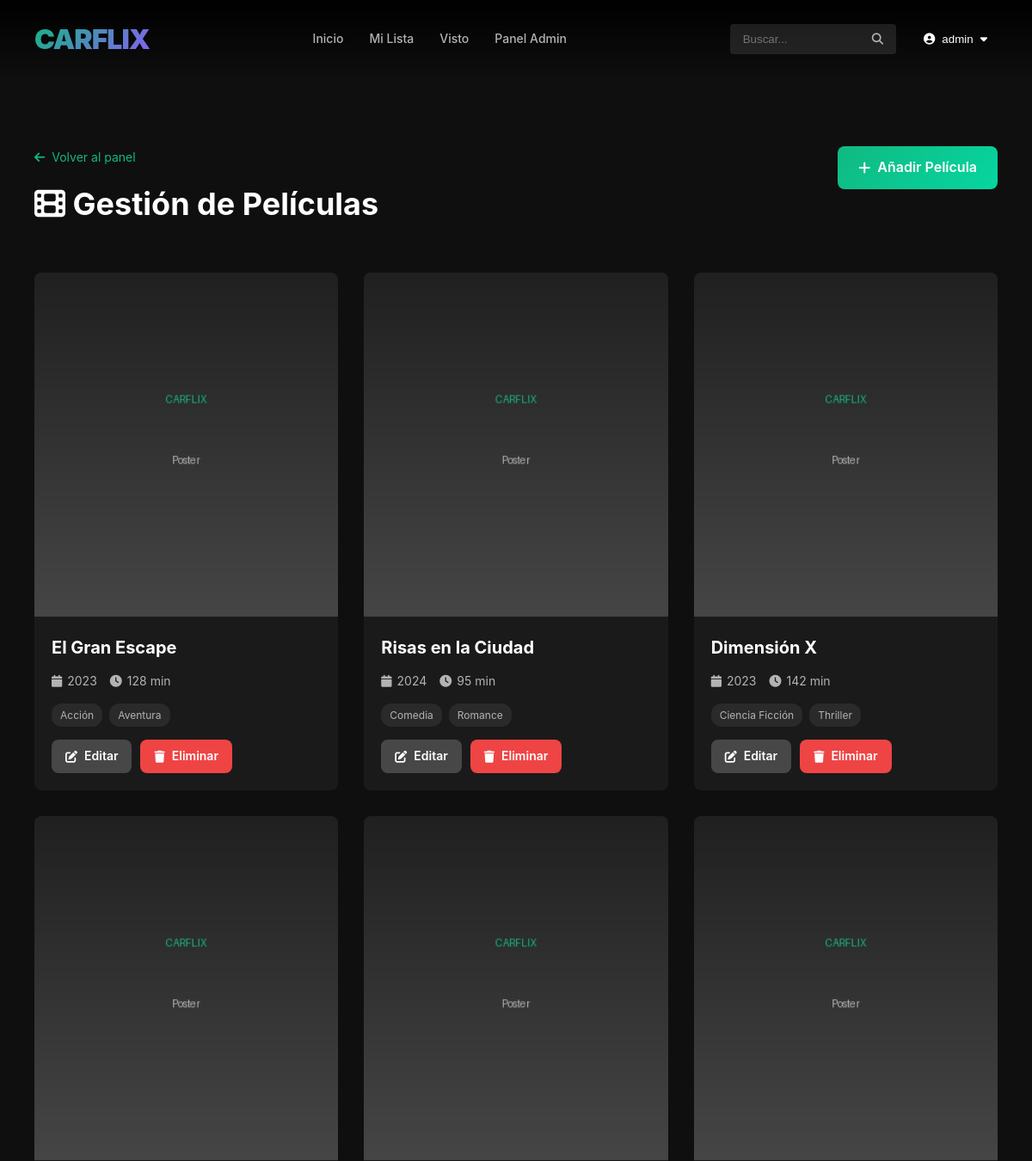
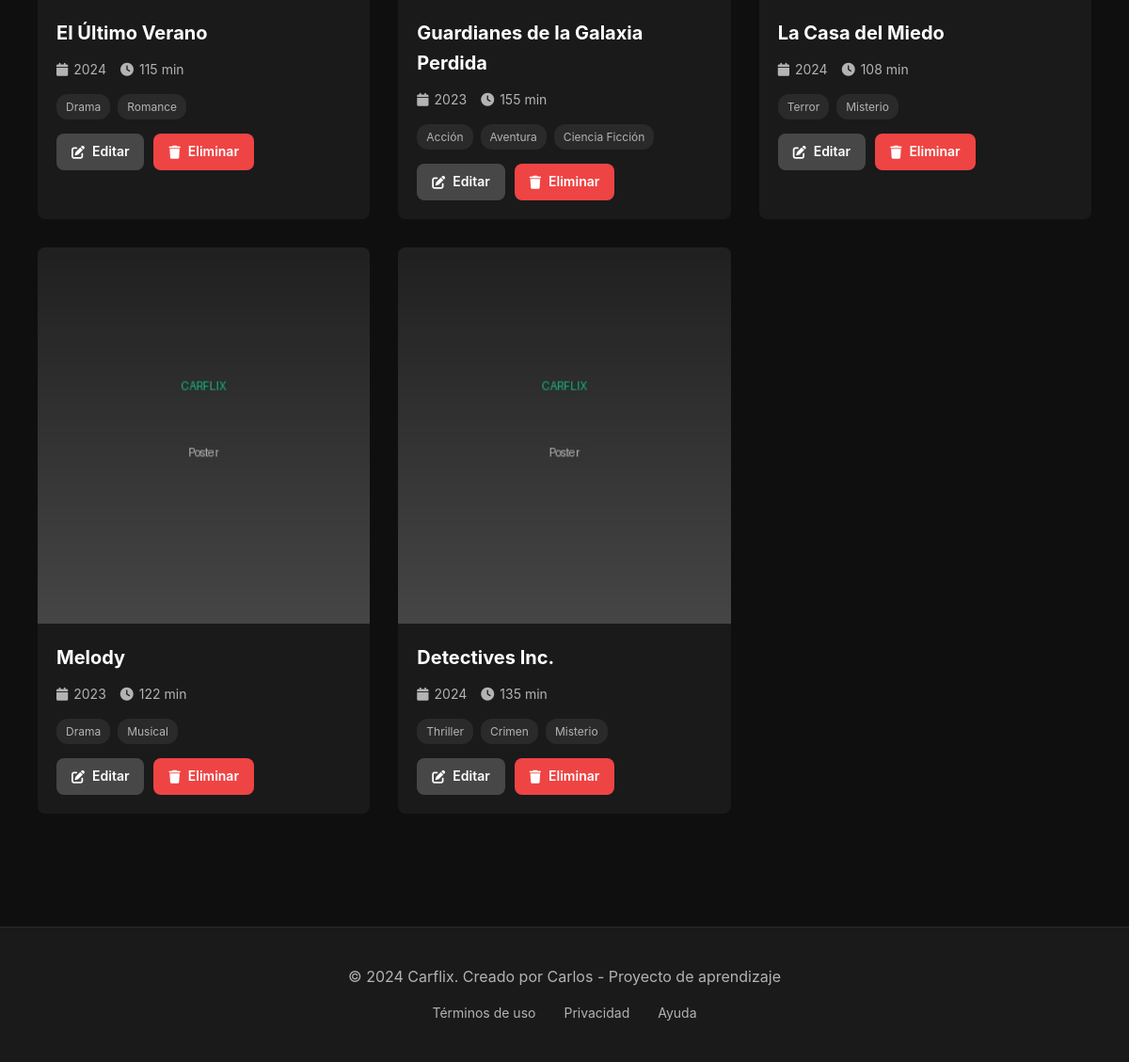
/admin/movies (signed in), run on the app's committed database (2 pictures, top to bottom).
### app/models.py (models this page shows, shortened)
class User(UserMixin, db.Model):
    id = db.Column(db.Integer, primary_key=True)
    username = db.Column(db.String(64), unique=True, nullable=False, index=True)
    email = db.Column(db.String(120), unique=True, nullable=False, index=True)
    password_hash = db.Column(db.String(256))
    is_admin = db.Column(db.Boolean, default=False)
    profile_picture = db.Column(db.String(300), default='images/default-avatar.png')
    created_at = db.Column(db.DateTime, default=datetime.utcnow)
    favorite_movies = db.relationship('Movie', secondary=movie_favorites,
                                      backref=db.backref('favorited_by', lazy='dynamic'))
    favorite_series = db.relationship('Series', secondary=series_favorites,
                                      backref=db.backref('favorited_by', lazy='dynamic'))
    watched_movies = db.relationship('Movie', secondary=movie_watched,
                                     backref=db.backref('watched_by', lazy='dynamic'))
    watched_episodes = db.relationship('Episode', secondary=episode_watched,
                                       backref=db.backref('watched_by', lazy='dynamic'))

class Movie(db.Model):
    id = db.Column(db.Integer, primary_key=True)
    title = db.Column(db.String(200), nullable=False, index=True)
    description = db.Column(db.Text)
    duration = db.Column(db.Integer)  # Duración en minutos
    release_year = db.Column(db.Integer)
    video_path = db.Column(db.String(300), nullable=False)
    poster_path = db.Column(db.String(300))
    background_path = db.Column(db.String(300))
    created_at = db.Column(db.DateTime, default=datetime.utcnow)
    categories = db.relationship('Category', secondary=movie_categories,
                                 backref=db.backref('movies', lazy='dynamic'))

class Category(db.Model):
    id = db.Column(db.Integer, primary_key=True)
    name = db.Column(db.String(50), unique=True, nullable=False)

### app/routes.py (the view)
@app.route('/admin/movies')
@login_required
@admin_required
def admin_movies():
    movies = Movie.query.all()
    return render_template('admin/movies.html', movies=movies)

### app/models.py (called while the page is built)
@login_manager.user_loader
def load_user(user_id):
    return User.query.get(int(user_id))

### app/routes.py (called while the page is built)
def admin_required(f):
    @wraps(f)
    def decorated_function(*args, **kwargs):
        if not current_user.is_authenticated or not current_user.is_admin:
            flash('No tienes permisos para acceder a esta página', 'danger')
            return redirect(url_for('home'))
        return f(*args, **kwargs)
    return decorated_function

### app/templates/admin/movies.html (shortened to what this page needs)
{% extends "base.html" %}
{% block content %}
<div class="admin-page">
    <div class="admin-container">
        <div class="admin-header">
            <div>
                <a href="{{ url_for('admin_dashboard') }}" class="back-link">
                    <i class="fas fa-arrow-left"></i> Volver al panel
                </a>
                <h1><i class="fas fa-film"></i> Gestión de Películas</h1>
            </div>
            <a href="{{ url_for('admin_add_movie') }}" class="btn btn-primary">
                <i class="fas fa-plus"></i> Añadir Película
            </a>
        </div>
        <div class="content-grid-admin">
            {% for movie in movies %}
            <div class="admin-content-card">
                <div class="admin-card-poster">
                    <img src="{{ url_for('static', filename=movie.poster_path) if movie.poster_path else 'https://via.placeholder.com/300x450?text=Sin+Poster' }}"
                         alt="{{ movie.title }}">
                </div>
                <div class="admin-card-info">
                    <h3>{{ movie.title }}</h3>
                    <div class="admin-card-meta">
                        {% if movie.release_year %}
                        <span><i class="fas fa-calendar"></i> {{ movie.release_year }}</span>
                        {% endif %}
                        {% if movie.duration %}
                        <span><i class="fas fa-clock"></i> {{ movie.duration }} min</span>
                        {% endif %}
                    </div>
                    {% if movie.categories %}
                    <div class="admin-card-categories">
                        {% for category in movie.categories %}
                        <span class="category-badge">{{ category.name }}</span>
                        {% endfor %}
                    </div>
                    {% endif %}
                    <div class="admin-card-actions">
                        <a href="{{ url_for('admin_edit_movie', movie_id=movie.id) }}" class="btn btn-secondary btn-sm">
                            <i class="fas fa-edit"></i> Editar
                        </a>
                        <a href="{{ url_for('admin_delete_movie', movie_id=movie.id) }}"
                           class="btn btn-danger btn-sm"
                           onclick="return confirm('¿Eliminar {{ movie.title }}? Esta acción no se puede deshacer.')">
                            <i class="fas fa-trash"></i> Eliminar
                        </a>
                    </div>
                </div>
            </div>
            {% endfor %}
        </div>
    </div>
</div>
{% endblock %}

### app/templates/base.html (shortened to what this page needs)
<!DOCTYPE html>
<html lang="es">
<head>
    <link rel="stylesheet" href="{{ url_for('static', filename='css/style.css') }}">
    <link rel="stylesheet" href="https://cdnjs.cloudflare.com/ajax/libs/font-awesome/6.4.0/css/all.min.css">
</head>
<body>
    {% if current_user.is_authenticated %}
    <nav class="navbar">
        <div class="navbar-container">
            <a href="{{ url_for('home') }}" class="logo">CARFLIX</a>
            <div class="nav-links">
                <a href="{{ url_for('home') }}">Inicio</a>
                <a href="{{ url_for('my_list') }}">Mi Lista</a>
                <a href="{{ url_for('watched') }}">Visto</a>
                {% if current_user.is_admin %}
                <a href="{{ url_for('admin_dashboard') }}">Panel Admin</a>
                {% endif %}
            </div>
            <div class="nav-right">
                <form action="{{ url_for('search') }}" method="get" class="search-form">
                    <input type="text" name="q" placeholder="Buscar..." class="search-input">
                    <button type="submit" class="search-btn"><i class="fas fa-search"></i></button>
                </form>
                <div class="user-menu">
                    <button class="user-btn">
                        <i class="fas fa-user-circle"></i>
                        <span>{{ current_user.username }}</span>
                        <i class="fas fa-caret-down"></i>
                    </button>
                </div>
            </div>
        </div>
    </nav>
    {% endif %}
    <main class="main-content">
        {% block content %}{% endblock %}
    </main>
    <footer class="footer">
        <div class="footer-content">
            <p>&copy; 2024 Carflix. Creado por Carlos - Proyecto de aprendizaje</p>
            <div class="footer-links">
                <a href="#">Términos de uso</a>
                <a href="#">Privacidad</a>
                <a href="#">Ayuda</a>
            </div>
        </div>
    </footer>
</body>
</html>

### data on the page
User: username "admin"
Movie: poster_path (placeholder picture), title "El Gran Escape", release_year "2023", duration "128"
Category: name "Acción"
Category: name "Aventura"
Movie: poster_path (placeholder picture), title "Risas en la Ciudad", release_year "2024", duration "95"
Category: name "Comedia"
Category: name "Romance"
Movie: poster_path (placeholder picture), title "Dimensión X", release_year "2023", duration "142"
Category: name "Ciencia Ficción"
Category: name "Thriller"
Movie: poster_path (placeholder picture), title "El Último Verano", release_year "2024", duration "115"
Category: name "Drama"
Movie: poster_path (placeholder picture), title "Guardianes de la Galaxia Perdida", release_year "2023", duration "155"
Movie: poster_path (placeholder picture), title "La Casa del Miedo", release_year "2024", duration "108"
Category: name "Terror"
Category: name "Misterio"
Movie: poster_path (placeholder picture), title "Melody", release_year "2023", duration "122"
Category: name "Musical"
Movie: poster_path (placeholder picture), title "Detectives Inc.", release_year "2024", duration "135"
Category: name "Crimen"
